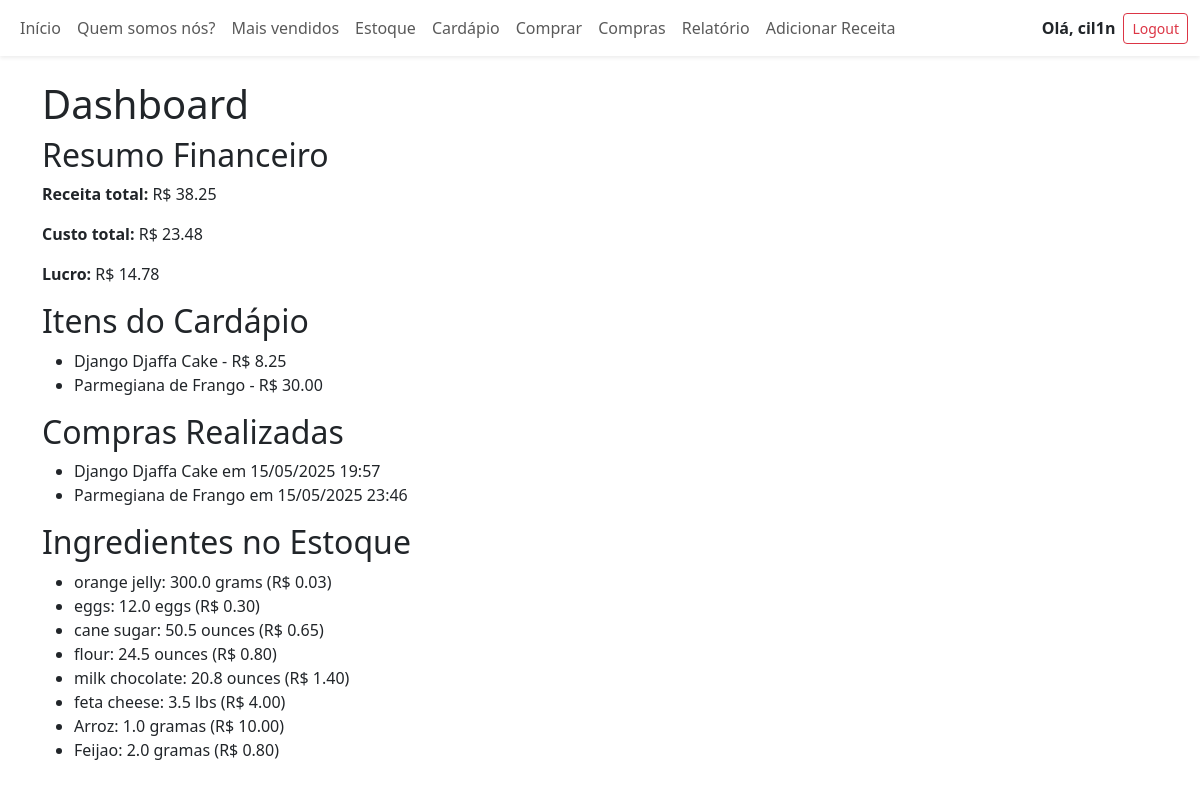
The page /inventory/dashboard/ (signed in) on the database as committed earlier.
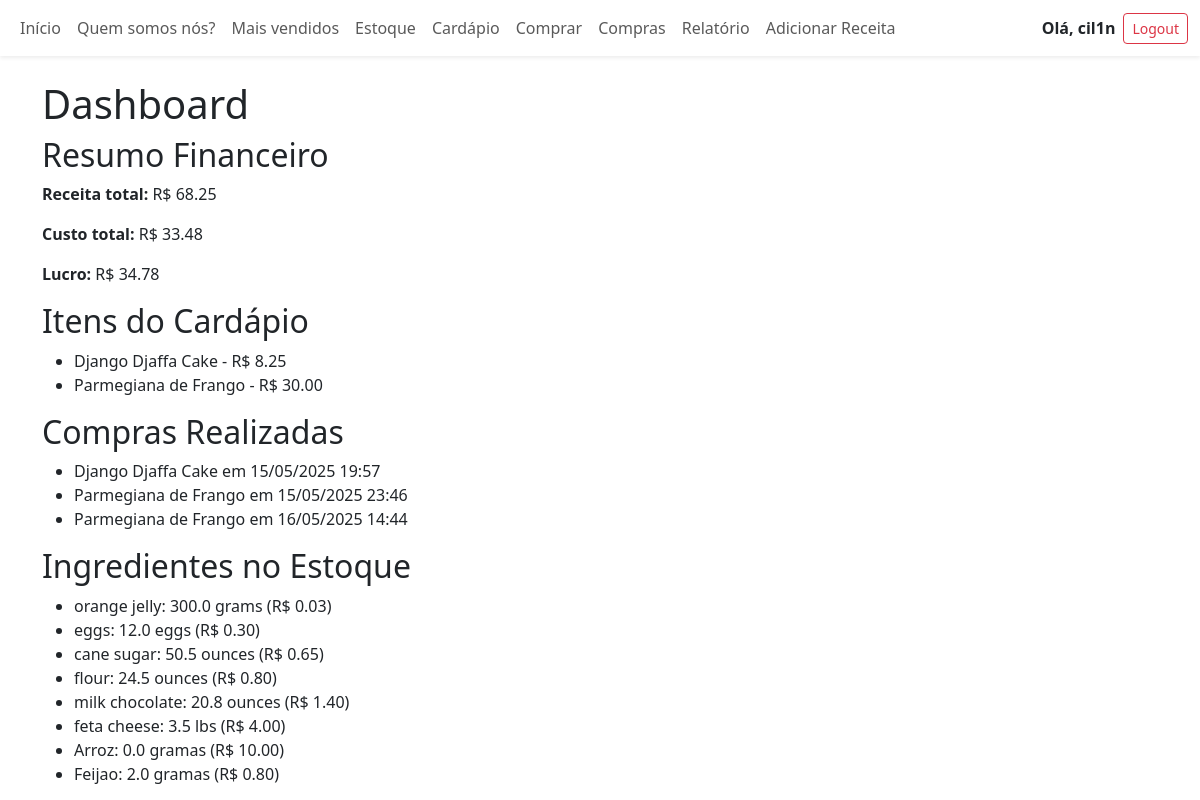
The same page on the database as committed later.
### inventory/models.py (models this page shows, shortened)
class MenuItem(models.Model):
    title = models.CharField(max_length=100, unique=True)
    price = models.DecimalField(max_digits=8, decimal_places=2)
    image = models.ImageField(upload_to='menu/', null=True, blank=True)

class Purchase(models.Model):
    menu_item = models.ForeignKey(MenuItem, on_delete=models.CASCADE)
    timestamp = models.DateTimeField(auto_now_add=True)

class Ingredient(models.Model):
    name = models.CharField(max_length=100, unique=True)
    quantity = models.FloatField(help_text="Quantidade disponível em estoque")
    unit = models.CharField(max_length=20, help_text="Ex: gramas, litros, unidades")
    price_per_unit = models.DecimalField(max_digits=8, decimal_places=2)

### inventory/views.py (the view)
# urls.py: path('dashboard/', DashboardView.as_view(), name='dashboard'),
class DashboardView(LoginRequiredMixin, TemplateView):
    template_name = "inventory/dashboard.html"
    def get_context_data(self, **kwargs):
        context = super().get_context_data(**kwargs)
        context['inventory'] = Ingredient.objects.all()
        context['purchases'] = Purchase.objects.select_related('menu_item').all()
        context['menu_items'] = MenuItem.objects.prefetch_related('requirements__ingredient').all()
        total_revenue = Purchase.objects.aggregate(
            total_revenue=Sum(F('menu_item__price'))
        )['total_revenue'] or Decimal('0.00')
        total_cost = Decimal('0.00')
        for purchase in context['purchases']:
            for req in purchase.menu_item.requirements.all():
                total_cost += Decimal(req.quantity) * req.ingredient.price_per_unit
        profit = total_revenue - total_cost
        context['total_revenue'] = total_revenue
        context['total_cost'] = total_cost
        context['profit'] = profit
        return context

### inventory/templates/inventory/dashboard.html (shortened to what this page needs)
{% extends "inventory/base.html" %}
{% block content %}
  <h1>Dashboard</h1>
  <h2>Resumo Financeiro</h2>
  <p><strong>Receita total:</strong> R$ {{ total_revenue|floatformat:2 }}</p>
  <p><strong>Custo total:</strong> R$ {{ total_cost|floatformat:2 }}</p>
  <p><strong>Lucro:</strong> R$ {{ profit|floatformat:2 }}</p>
  <h2>Itens do Cardápio</h2>
  <ul>
    {% for item in menu_items %}
      <li>{{ item.title }} - R$ {{ item.price|floatformat:2 }}</li>
    {% empty %}
      <li>Sem itens no cardápio.</li>
    {% endfor %}
  </ul>
  <h2>Compras Realizadas</h2>
  <ul>
    {% for p in purchases %}
      <li>{{ p.menu_item.title }} em {{ p.timestamp|date:"d/m/Y H:i" }}</li>
    {% empty %}
      <li>Sem compras registradas.</li>
    {% endfor %}
  </ul>
  <h2>Ingredientes no Estoque</h2>
  <ul>
    {% for ing in inventory %}
      <li>{{ ing.name }}: {{ ing.quantity }} {{ ing.unit }} (R$ {{ ing.price_per_unit|floatformat:2 }})</li>
    {% empty %}
      <li>Sem ingredientes no estoque.</li>
    {% endfor %}
  </ul>
{% endblock %}

Rows that differ between the two databases and show on the page:
added Purchase: menu_item "Parmegiana de Frango", timestamp "16/05/2025 14:44"
changed Ingredient "Arroz": quantity "1.0" → "0.0"
Other text that changed with them:
{{ total_revenue|floatformat:2 }}: "38.25" → "68.25"
{{ total_cost|floatformat:2 }}: "23.48" → "33.48"
{{ profit|floatformat:2 }}: "14.78" → "34.78"
